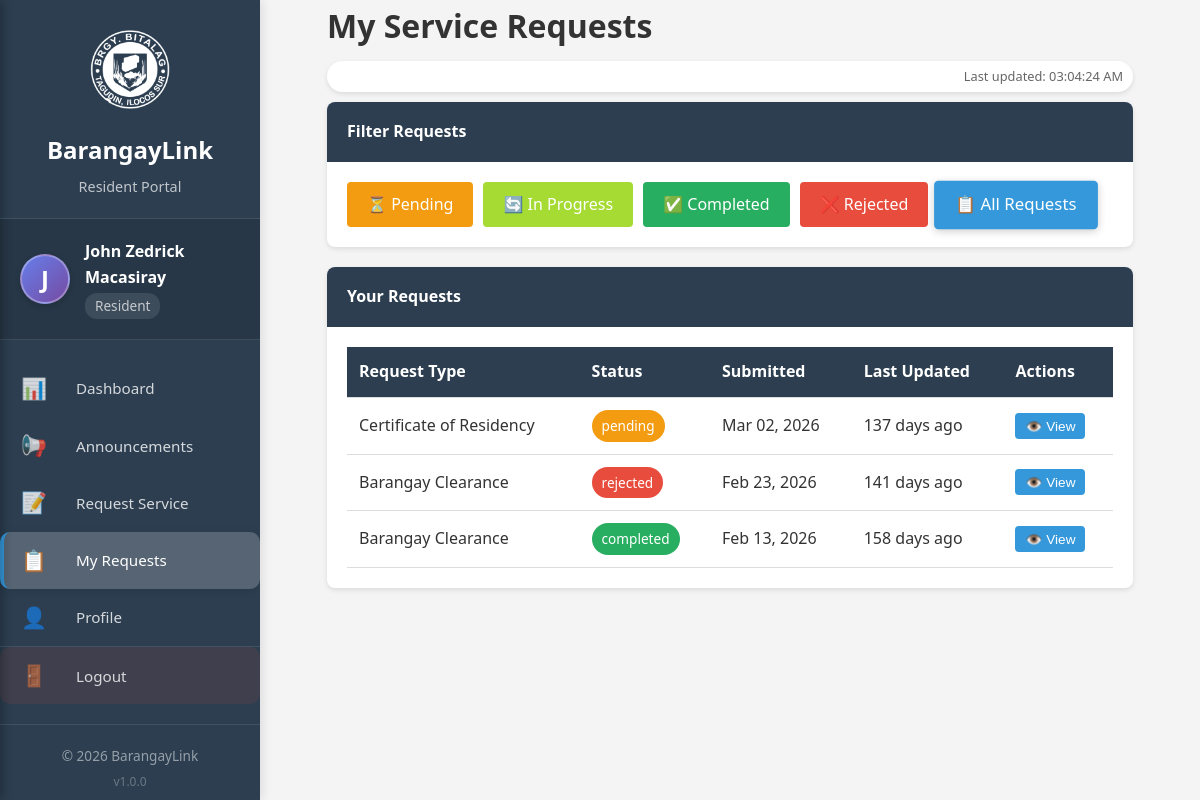
The page /user/request_status.php (signed in) on the database its author committed.
### tables this page shows
CREATE TABLE `users` (
  `id` int(11) NOT NULL,
  `username` varchar(50) NOT NULL,
  `email` varchar(100) NOT NULL,
  `password` varchar(255) NOT NULL,
  `remember_token` varchar(255) DEFAULT NULL,
  `token_expiry` datetime DEFAULT NULL,
  `full_name` varchar(100) NOT NULL,
  `address` text DEFAULT NULL,
  `contact_number` varchar(20) DEFAULT NULL,
  `user_type` enum('admin','resident') DEFAULT 'resident',
  `status` enum('active','inactive') DEFAULT 'active',
  `created_at` timestamp NOT NULL DEFAULT current_timestamp()
);

CREATE TABLE `service_requests` (
  `id` int(11) NOT NULL,
  `user_id` int(11) DEFAULT NULL,
  `request_type` varchar(100) NOT NULL,
  `description` text NOT NULL,
  `status` enum('pending','in_progress','completed','rejected') DEFAULT 'pending',
  `created_at` timestamp NOT NULL DEFAULT current_timestamp(),
  `updated_at` timestamp NOT NULL DEFAULT current_timestamp() ON UPDATE current_timestamp()
);

### includes/database.php (called while the page is built, shortened)
<?php
class Database {
    private $connection;
    public function __construct() {
        try {
            $this->connection = new mysqli(DB_HOST, DB_USER, DB_PASS, DB_NAME);
        } catch (Exception $e) {
            die("Database connection error: " . $e->getMessage());
        }
    }
    public function query($sql) {
        return $this->connection->query($sql);
    }
}
?>

### includes/auth.php (called while the page is built, shortened)
<?php
require_once 'database.php';
class Auth {
    private $db;
    public function __construct() {
        $this->db = new Database();
        $this->checkSessionValidity();
    }
    public function isLoggedIn() {
        return isset($_SESSION['user_id']);
    }
    public function getCurrentUser() {
        $id = $_SESSION['user_id'];
        $sql = "SELECT * FROM users WHERE id = $id";
        $result = $this->db->query($sql);
        return $result->fetch_assoc();
    }
    private function checkSessionValidity() {
        $id = $_SESSION['user_id'];
        $sql = "SELECT status FROM users WHERE id = $id";
        $result = $this->db->query($sql);
        $user = $result->fetch_assoc();
    }
}
?>

### public/user/request_status.php (the view, shortened to what this page needs)
<?php
require_once '../../includes/functions.php';
require_once '../../includes/auth.php';
$auth = new Auth();
$db = new Database();
$user = $auth->getCurrentUser();
$status_filter = isset($_GET['status']) ? $_GET['status'] : '';
$where_clause = "WHERE user_id = {$user['id']}";
$requests = $db->query("SELECT * FROM service_requests $where_clause ORDER BY created_at DESC");
?>
<!DOCTYPE html>
<html lang="en">
<head>
    <link rel="stylesheet" href="../../src/css/main.css?v=<?php echo time(); ?>">
</head>
<body>
<div class="sidenav">
    <div class="sidenav-header">
        <div class="sidenav-logo">
            <img src="../../assets/1772429077726-removebg-preview.png" alt="BarangayLink Logo" onerror="this.style.display='none'">
        </div>
        <h2>BarangayLink</h2>
        <p>Resident Portal</p>
    </div>
    <div class="sidenav-user">
        <div class="sidenav-avatar">
            <?php
            $initial = strtoupper(substr($user['full_name'], 0, 1));
            echo $initial;
            ?>
        </div>
        <div class="sidenav-user-info">
            <div class="sidenav-user-name"><?php echo htmlspecialchars($user['full_name']); ?></div>
            <div class="sidenav-user-type">Resident</div>
        </div>
    </div>
    <ul class="sidenav-menu">
        <li class="sidenav-item">
            <a href="dashboard.php" class="<?php echo basename($_SERVER['PHP_SELF']) == 'dashboard.php' ? 'active' : ''; ?>">
                <span class="sidenav-icon">📊</span>
                <span class="sidenav-text">Dashboard</span>
            </a>
        </li>
        <li class="sidenav-item">
            <a href="announcements.php" class="<?php echo basename($_SERVER['PHP_SELF']) == 'announcements.php' ? 'active' : ''; ?>">
                <span class="sidenav-icon">📢</span>
                <span class="sidenav-text">Announcements</span>
            </a>
        </li>
        <li class="sidenav-item">
            <a href="service_request.php" class="<?php echo basename($_SERVER['PHP_SELF']) == 'service_request.php' ? 'active' : ''; ?>">
                <span class="sidenav-icon">📝</span>
                <span class="sidenav-text">Request Service</span>
            </a>
        </li>
        <li class="sidenav-item">
            <a href="request_status.php" class="<?php echo basename($_SERVER['PHP_SELF']) == 'request_status.php' ? 'active' : ''; ?>">
                <span class="sidenav-icon">📋</span>
                <span class="sidenav-text">My Requests</span>
            </a>
        </li>
        <li class="sidenav-item">
            <a href="profile.php" class="<?php echo basename($_SERVER['PHP_SELF']) == 'profile.php' ? 'active' : ''; ?>">
                <span class="sidenav-icon">👤</span>
                <span class="sidenav-text">Profile</span>
            </a>
        </li>
        <li class="sidenav-divider"></li>
        <li class="sidenav-item">
            <a href="../logout.php" class="logout-link">
                <span class="sidenav-icon">🚪</span>
                <span class="sidenav-text">Logout</span>
            </a>
        </li>
    </ul>
    <div class="sidenav-footer">
        <p>&copy; 2026 BarangayLink</p>
        <p class="sidenav-version">v1.0.0</p>
    </div>
</div>
    <div class="main-content">
        <div class="container" style="padding-top: 10px;">
            <h1>My Service Requests</h1>
            <div class="refresh-indicator" id="refreshIndicator">
                <span>Last updated: <span id="last-updated"><?php echo date('h:i:s A'); ?></span></span>
            </div>
            <div class="card">
                <div class="card-header">
                    Filter Requests
                </div>
                <div class="card-body">
                    <div class="filter-buttons">
                        <a href="?status=pending" class="btn btn-warning <?php echo $status_filter == 'pending' ? 'active' : ''; ?>" data-tooltip="Show pending requests">⏳ Pending</a>
                        <a href="?status=in_progress" class="btn btn-info <?php echo $status_filter == 'in_progress' ? 'active' : ''; ?>" data-tooltip="Show in-progress requests">🔄 In Progress</a>
                        <a href="?status=completed" class="btn btn-success <?php echo $status_filter == 'completed' ? 'active' : ''; ?>" data-tooltip="Show completed requests">✅ Completed</a>
                        <a href="?status=rejected" class="btn btn-danger <?php echo $status_filter == 'rejected' ? 'active' : ''; ?>" data-tooltip="Show rejected requests">❌ Rejected</a>
                        <a href="request_status.php" class="btn btn-primary <?php echo !$status_filter ? 'active' : ''; ?>" data-tooltip="Show all requests">📋 All Requests</a>
                    </div>
                </div>
            </div>
            <div class="card" id="requests-card">
                <div class="card-header">
                    Your Requests
                </div>
                <div class="card-body">
                    <div id="requests-container">
                        <?php if ($requests->num_rows > 0): ?>
                            <div class="table-responsive">
                                <table class="table sortable" id="requestsTable">
                                    <thead>
                                        <tr>
                                            <th>Request Type</th>
                                            <th>Status</th>
                                            <th>Submitted</th>
                                            <th>Last Updated</th>
                                            <th>Actions</th>
                                        </tr>
                                    </thead>
                                    <tbody>
                                        <?php while($row = $requests->fetch_assoc()): ?>
                                        <tr data-request-id="<?php echo $row['id']; ?>" data-updated="<?php echo strtotime($row['updated_at']); ?>">
                                            <td><?php echo htmlspecialchars($row['request_type']); ?></td>
                                            <td><?php echo getStatusBadge($row['status']); ?></td>
                                            <td><?php echo date('M d, Y', strtotime($row['created_at'])); ?></td>
                                            <td><?php echo $row['updated_at'] != $row['created_at'] ? timeAgo($row['updated_at']) : 'Not updated'; ?></td>
                                            <td>
                                                <button onclick="toggleDetails(<?php echo $row['id']; ?>)" class="btn btn-primary btn-sm" data-tooltip="View details">👁️ View</button>
                                            </td>
                                        </tr>
                                        <?php endwhile; ?>
                                    </tbody>
                                </table>
                            </div>
                        <?php endif; ?>
                    </div>
                </div>
            </div>
        </div>
    </div>
</body>
</html>

### includes/functions.php (shortened to what this page needs)
<?php
function getStatusBadge($status) {
    $colors = [
        'pending' => 'warning',
        'in_progress' => 'info',
        'completed' => 'success',
        'rejected' => 'danger',
        'active' => 'success',
        'inactive' => 'secondary'
    ];
    $color = $colors[$status] ?? 'secondary';
    return "<span class='badge bg-$color'>$status</span>";
}
function timeAgo($timestamp) {
    $time_ago = strtotime($timestamp);
    $current_time = time();
    $time_difference = $current_time - $time_ago;
    $minutes = round($time_difference / 60);
    $hours = round($time_difference / 3600);
    $days = round($time_difference / 86400);
    return "$days days ago";
}

### public/user/request_status.php (style rules this page uses)
.filter-buttons { display: flex; flex-wrap: wrap; gap: 10px; }
.filter-buttons .btn.active { opacity: 1; transform: scale(1.05); box-shadow: 0 2px 8px rgba(0,0,0,0.2); }
.table-responsive { overflow-x: auto; }
.btn-sm { padding: 5px 10px; font-size: 0.85rem; }

### rows shown on the page
users: full_name "J", full_name "John Zedrick Macasiray"
service_requests: request_type "Certificate of Residency", status "pending", created_at "Mar 02, 2026", updated_at "137 days ago"
service_requests: request_type "Barangay Clearance", status "rejected", created_at "Feb 23, 2026", updated_at "141 days ago"
service_requests: request_type "Barangay Clearance", status "completed", created_at "Feb 13, 2026", updated_at "158 days ago"
